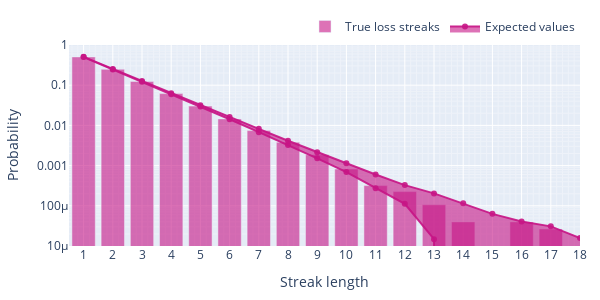

This figure's notebook cell:
### Code cell
fig = go.Figure()

fig.add_trace(
    go.Bar(
        x=np.arange(1, 20, 1),
        y=true_counts_loss,
        name='True loss streaks',
        marker_color='rgba(199, 21, 133, 0.6)',
    )
)

fig.add_trace(
    go.Scatter(
        x=np.arange(1, 20, 1),
        y=mean_loss_counts - 2*std_loss_counts,
        line=dict(color='rgba(199, 21, 133, 0.9)'),
        name='Expected values',
        showlegend=False,
        legendgroup='fake_lose'
    )
)

fig.add_trace(
    go.Scatter(
        x=np.arange(1, 20, 1),
        y=mean_loss_counts + 2*std_loss_counts,
        line=dict(color='rgba(199, 21, 133, 0.9)'),
        fillcolor='rgba(199, 21, 133, 0.6)',
        fill='tonexty',
        name='Expected values',
        legendgroup='fake_lose'
    )
)

fig.update_xaxes(
    tickmode='linear', 
    tick0=1, 
    dtick=1, 
    range=[0.5, 18.],
    title='Streak length',
    showgrid=True, 
    minor=dict(showgrid=True)
)

fig.update_yaxes(
    type='log', 
    title='Probability', 
    range=[-5, 0], 
    showgrid=True, 
    minor=dict(showgrid=True)
)

fig.update_layout(
    hovermode="x",
    margin=dict(l=20, r=20, t=20, b=20),
    legend=dict(orientation="h", yanchor="bottom", y=1.02, xanchor="right", x=1),
    width=600, height=300,  
)

# Save to JSON file
with open("docs/loserQ/assets/mock_streak_histogram_loss.json", "w") as f:
    f.write(fig.to_json(pretty=True))
    
fig.show()

### Figure 1 — Plotly figure (JSON) as saved in the notebook; plotly's stock layout.template omitted (floating-point values rounded to 4 significant figures)
{"data": [{"marker": {"color": "rgba(199, 21, 133, 0.6)"}, "name": "True loss streaks", "type": "bar", "x": [1, 2, 3, 4, 5, 6, 7, 8, 9, 10, 11, 12, 13, 14, 15, 16, 17, 18, 19], "y": [0.5053, 0.2491, 0.1243, 0.06186, 0.03022, 0.01453, 0.007429, 0.003821, 0.001857, 0.0008225, 0.0003184, 0.0002255, 0.0001061, 3.98e-05, 0, 3.98e-05, 2.653e-05, 0]}, {"legendgroup": "fake_lose", "line": {"color": "rgba(199, 21, 133, 0.9)"}, "name": "Expected values", "showlegend": false, "type": "scatter", "x": [1, 2, 3, 4, 5, 6, 7, 8, 9, 10, 11, 12, 13, 14, 15, 16, 17, 18, 19], "y": [0.5002, 0.2474, 0.1218, 0.05938, 0.02933, 0.01419, 0.006777, 0.003271, 0.001517, 0.0006923, 0.0002733, 0.0001124, 1.479e-05, -4.724e-06, -1.647e-05, -1.602e-05, -1.387e-05, -9.193e-06]}, {"fill": "tonexty", "fillcolor": "rgba(199, 21, 133, 0.6)", "legendgroup": "fake_lose", "line": {"color": "rgba(199, 21, 133, 0.9)"}, "name": "Expected values", "type": "scatter", "x": [1, 2, 3, 4, 5, 6, 7, 8, 9, 10, 11, 12, 13, 14, 15, 16, 17, 18, 19], "y": [0.5073, 0.2532, 0.1265, 0.0634, 0.03163, 0.01607, 0.008199, 0.004147, 0.002139, 0.001141, 0.0006019, 0.0003273, 0.0002034, 0.0001156, 6.303e-05, 4.05e-05, 3.078e-05, 1.584e-05]}], "layout": {"height": 300, "hovermode": "x", "legend": {"orientation": "h", "x": 1, "xanchor": "right", "y": 1.02, "yanchor": "bottom"}, "margin": {"b": 20, "l": 20, "r": 20, "t": 20}, "width": 600, "xaxis": {"dtick": 1, "minor": {"showgrid": true}, "range": [0.5, 18], "showgrid": true, "tick0": 1, "tickmode": "linear", "title": {"text": "Streak length"}, "type": "linear"}, "yaxis": {"minor": {"showgrid": true}, "range": [-5, 0], "showgrid": true, "title": {"text": "Probability"}, "type": "log"}}}
